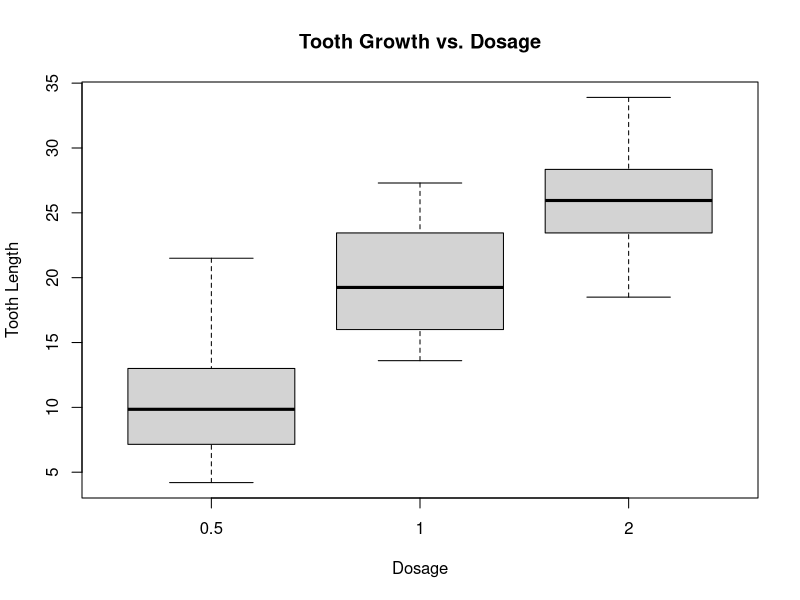
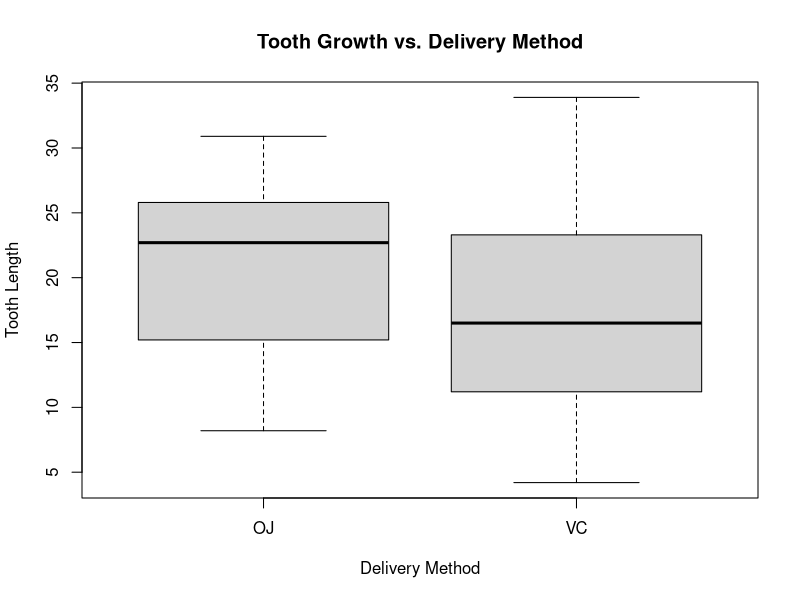

Write R code to recreate these figures, in order.
## ---- chunk 1
# Clean up the working environment.
rm(list = ls())
# We set the seed for consistent results. Comment this line to allow for a
# random seed each time the code is run.
set.seed(19647)
## ---- chunk 2
data(ToothGrowth)
str(ToothGrowth)
summary(ToothGrowth)
head(ToothGrowth)
## ---- chunk 3
ToothGrowth$dose <- as.factor(ToothGrowth$dose)
str(ToothGrowth)
## ---- chunk 4
table(ToothGrowth$dose, ToothGrowth$supp)
## ---- chunk 5
boxplot(ToothGrowth$len ~ ToothGrowth$dose,
        main = "Tooth Growth vs. Dosage",
        xlab = "Dosage",
        ylab = "Tooth Length")
## ---- chunk 6
boxplot(ToothGrowth$len ~ ToothGrowth$supp, 
        main = "Tooth Growth vs. Delivery Method",
        xlab = "Delivery Method",
        ylab = "Tooth Length")
## ---- chunk 7
fit <- lm(len ~ dose + supp, data=ToothGrowth)
confint(fit)
